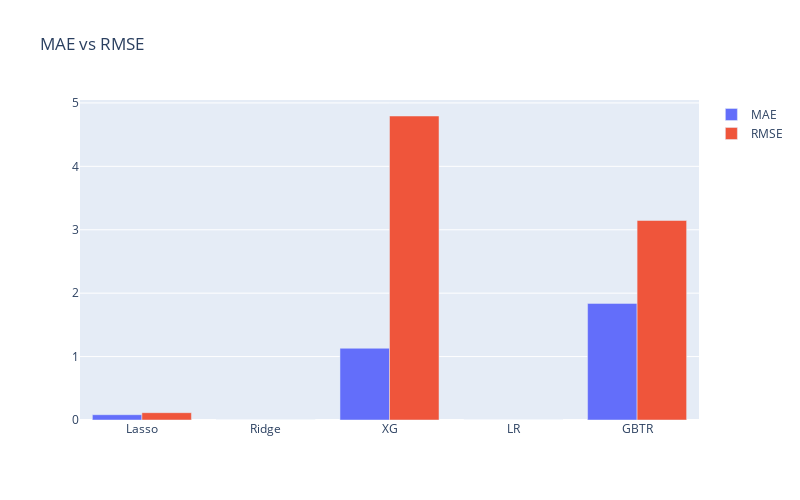
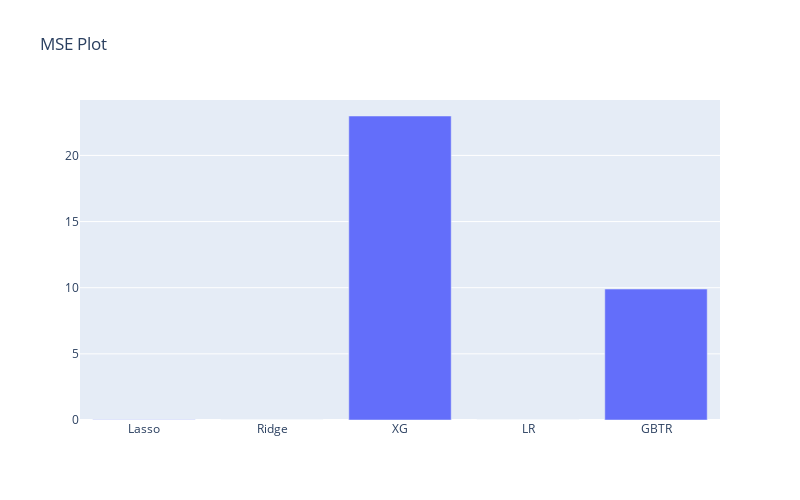

Notebook source saved alongside these figures, in order:
### Code cell
# Plotting RMSE, MAE and MSE for all the models
X=['Lasso','Ridge','XG','LR','GBTR']
MAE=[Lasso_MAE,Ridge_MAE,XG_MAE,LR_MAE,GBR_MAE]
RMSE=[Lasso_RMSE,Ridge_RMSE,XG_RMSE,LR_RMSE,GBR_RMSE]
MSE=[Lasso_MSE,Ridge_MSE,XG_MSE,LR_MSE,GBR_MSE]

trace1 = go.Bar(
    x=X,
    y=MAE,
    name='MAE'
)
trace2 = go.Bar(
    x=X,
    y=RMSE,
    name='RMSE'
)

data = [trace1, trace2]
plotly.offline.iplot({
    "data": data,
    "layout": go.Layout(barmode='group', title="MAE vs RMSE"
                           ,width=800,height=500,)
})

trace3 = go.Bar(
    x=X,
    y=MSE,
    name='MSE'
)
data = [trace3]
plotly.offline.iplot({
    "data": data,
    "layout": go.Layout(barmode='group', title="MSE Plot"
                           ,width=800,height=500,)
})

### Figure 1 — Plotly figure (JSON) as saved in the notebook; plotly's stock layout.template omitted (floating-point values rounded to 4 significant figures)
{"data": [{"name": "MAE", "type": "bar", "x": ["Lasso", "Ridge", "XG", "LR", "GBTR"], "y": [0.0834, 0.001004, 1.131, 0.0005449, 1.839]}, {"name": "RMSE", "type": "bar", "x": ["Lasso", "Ridge", "XG", "LR", "GBTR"], "y": [0.1154, 0.001882, 4.794, 0.001494, 3.146]}], "layout": {"barmode": "group", "height": 500, "title": {"text": "MAE vs RMSE"}, "width": 800}}

### Figure 2 — Plotly figure (JSON) as saved in the notebook; plotly's stock layout.template omitted (floating-point values rounded to 4 significant figures)
{"data": [{"name": "MSE", "type": "bar", "x": ["Lasso", "Ridge", "XG", "LR", "GBTR"], "y": [0.01331, 3.543e-06, 22.98, 2.232e-06, 9.898]}], "layout": {"barmode": "group", "height": 500, "title": {"text": "MSE Plot"}, "width": 800}}
